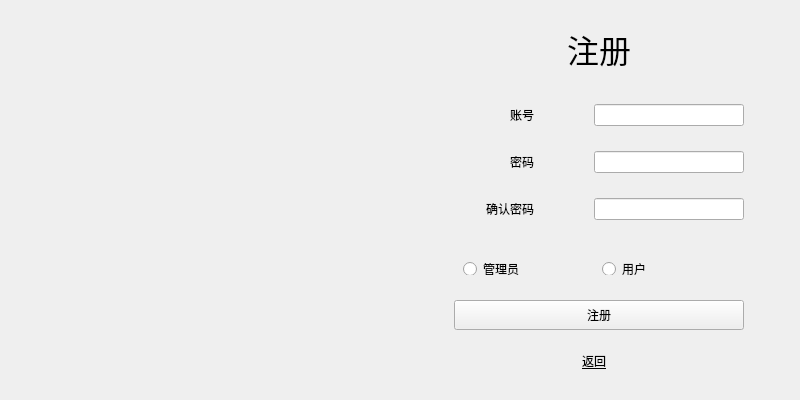
<?xml version="1.0" encoding="UTF-8"?>
<ui version="4.0">
 <class>dlg_signup_2</class>
 <widget class="QWidget" name="dlg_signup_2">
  <property name="geometry">
   <rect>
    <x>0</x>
    <y>0</y>
    <width>800</width>
    <height>400</height>
   </rect>
  </property>
  <property name="windowTitle">
   <string>Form</string>
  </property>
  <widget class="QWidget" name="widget" native="true">
   <property name="geometry">
    <rect>
     <x>400</x>
     <y>0</y>
     <width>400</width>
     <height>400</height>
    </rect>
   </property>
   <layout class="QGridLayout" name="gridLayout">
    <item row="3" column="0">
     <widget class="QLabel" name="label_6">
      <property name="maximumSize">
       <size>
        <width>80</width>
        <height>16777215</height>
       </size>
      </property>
      <property name="text">
       <string>确认密码</string>
      </property>
      <property name="alignment">
       <set>Qt::AlignmentFlag::AlignRight|Qt::AlignmentFlag::AlignTrailing|Qt::AlignmentFlag::AlignVCenter</set>
      </property>
     </widget>
    </item>
    <item row="3" column="1">
     <widget class="QLineEdit" name="lineEdit_4">
      <property name="sizePolicy">
       <sizepolicy hsizetype="Expanding" vsizetype="Fixed">
        <horstretch>0</horstretch>
        <verstretch>0</verstretch>
       </sizepolicy>
      </property>
      <property name="maximumSize">
       <size>
        <width>150</width>
        <height>16777215</height>
       </size>
      </property>
      <property name="maxLength">
       <number>50</number>
      </property>
     </widget>
    </item>
    <item row="2" column="0">
     <widget class="QLabel" name="label_5">
      <property name="maximumSize">
       <size>
        <width>80</width>
        <height>16777215</height>
       </size>
      </property>
      <property name="text">
       <string>密码</string>
      </property>
      <property name="alignment">
       <set>Qt::AlignmentFlag::AlignRight|Qt::AlignmentFlag::AlignTrailing|Qt::AlignmentFlag::AlignVCenter</set>
      </property>
     </widget>
    </item>
    <item row="1" column="0">
     <widget class="QLabel" name="label_4">
      <property name="maximumSize">
       <size>
        <width>80</width>
        <height>16777215</height>
       </size>
      </property>
      <property name="text">
       <string>账号</string>
      </property>
      <property name="alignment">
       <set>Qt::AlignmentFlag::AlignRight|Qt::AlignmentFlag::AlignTrailing|Qt::AlignmentFlag::AlignVCenter</set>
      </property>
     </widget>
    </item>
    <item row="2" column="1">
     <widget class="QLineEdit" name="lineEdit_3">
      <property name="sizePolicy">
       <sizepolicy hsizetype="Expanding" vsizetype="Fixed">
        <horstretch>0</horstretch>
        <verstretch>0</verstretch>
       </sizepolicy>
      </property>
      <property name="maximumSize">
       <size>
        <width>150</width>
        <height>16777215</height>
       </size>
      </property>
      <property name="maxLength">
       <number>50</number>
      </property>
     </widget>
    </item>
    <item row="1" column="1">
     <widget class="QLineEdit" name="lineEdit_2">
      <property name="sizePolicy">
       <sizepolicy hsizetype="Expanding" vsizetype="Fixed">
        <horstretch>0</horstretch>
        <verstretch>0</verstretch>
       </sizepolicy>
      </property>
      <property name="maximumSize">
       <size>
        <width>150</width>
        <height>16777215</height>
       </size>
      </property>
      <property name="maxLength">
       <number>50</number>
      </property>
     </widget>
    </item>
    <item row="6" column="0" colspan="2">
     <widget class="QWidget" name="widget_4" native="true">
      <property name="maximumSize">
       <size>
        <width>16777215</width>
        <height>20</height>
       </size>
      </property>
      <widget class="QPushButton" name="pushButton_2">
       <property name="geometry">
        <rect>
         <x>100</x>
         <y>-20</y>
         <width>80</width>
         <height>51</height>
        </rect>
       </property>
       <property name="font">
        <font>
         <underline>true</underline>
        </font>
       </property>
       <property name="text">
        <string>返回</string>
       </property>
       <property name="flat">
        <bool>true</bool>
       </property>
      </widget>
     </widget>
    </item>
    <item row="5" column="0" colspan="2">
     <widget class="QPushButton" name="pushButton">
      <property name="minimumSize">
       <size>
        <width>100</width>
        <height>30</height>
       </size>
      </property>
      <property name="maximumSize">
       <size>
        <width>300</width>
        <height>16777215</height>
       </size>
      </property>
      <property name="text">
       <string>注册</string>
      </property>
     </widget>
    </item>
    <item row="0" column="0" colspan="2">
     <widget class="QLabel" name="label_2">
      <property name="maximumSize">
       <size>
        <width>16777215</width>
        <height>60</height>
       </size>
      </property>
      <property name="font">
       <font>
        <family>Bahnschrift SemiLight</family>
        <pointsize>24</pointsize>
       </font>
      </property>
      <property name="text">
       <string>注册</string>
      </property>
      <property name="alignment">
       <set>Qt::AlignmentFlag::AlignCenter</set>
      </property>
     </widget>
    </item>
    <item row="4" column="0" colspan="2">
     <widget class="QWidget" name="widget_3" native="true">
      <property name="minimumSize">
       <size>
        <width>200</width>
        <height>0</height>
       </size>
      </property>
      <property name="maximumSize">
       <size>
        <width>300</width>
        <height>30</height>
       </size>
      </property>
      <layout class="QGridLayout" name="gridLayout_2">
       <item row="0" column="1">
        <widget class="QRadioButton" name="radioButton">
         <property name="minimumSize">
          <size>
           <width>50</width>
           <height>30</height>
          </size>
         </property>
         <property name="maximumSize">
          <size>
           <width>200</width>
           <height>16777215</height>
          </size>
         </property>
         <property name="text">
          <string>用户</string>
         </property>
        </widget>
       </item>
       <item row="0" column="0">
        <widget class="QRadioButton" name="radioButton_2">
         <property name="minimumSize">
          <size>
           <width>50</width>
           <height>30</height>
          </size>
         </property>
         <property name="maximumSize">
          <size>
           <width>200</width>
           <height>16777215</height>
          </size>
         </property>
         <property name="text">
          <string>管理员</string>
         </property>
        </widget>
       </item>
      </layout>
     </widget>
    </item>
   </layout>
  </widget>
  <widget class="QWidget" name="widget_2" native="true">
   <property name="geometry">
    <rect>
     <x>0</x>
     <y>0</y>
     <width>400</width>
     <height>400</height>
    </rect>
   </property>
   <widget class="QLabel" name="label">
    <property name="geometry">
     <rect>
      <x>0</x>
      <y>0</y>
      <width>400</width>
      <height>400</height>
     </rect>
    </property>
    <property name="text">
     <string/>
    </property>
    <property name="pixmap">
     <pixmap resource="Logo.qrc">:/image/Logo.png</pixmap>
    </property>
    <property name="scaledContents">
     <bool>true</bool>
    </property>
   </widget>
  </widget>
 </widget>
 <resources>
  <include location="Logo.qrc"/>
 </resources>
 <connections/>
</ui>
